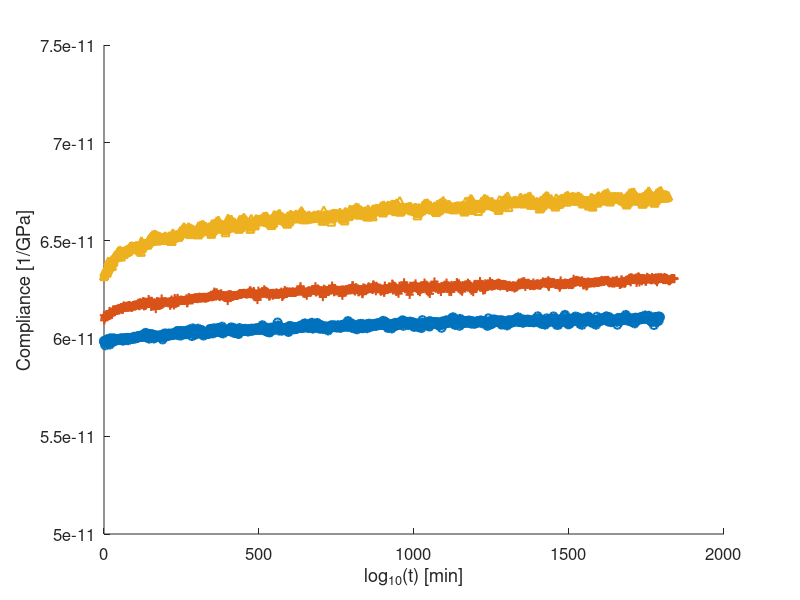
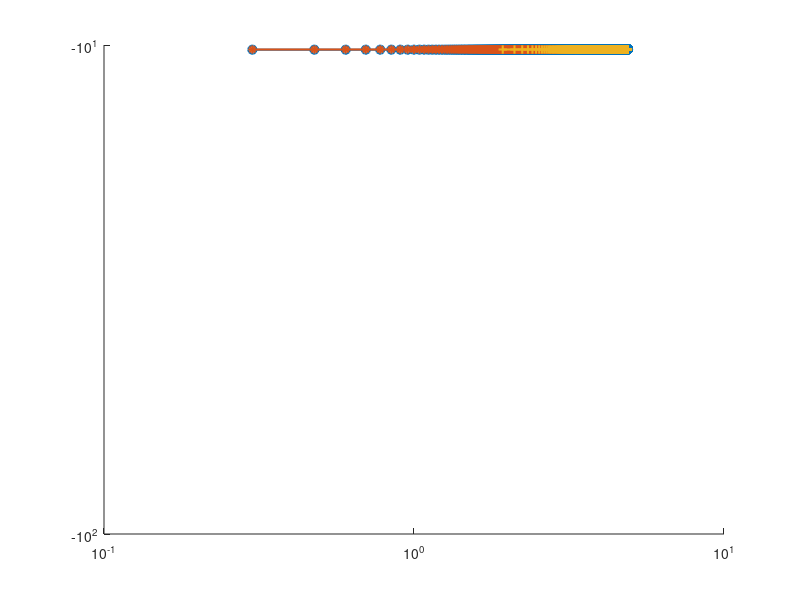

Here is the MATLAB script that generated these plots, in order: (Note: this script raises an error after producing the figures.)
clear
close all
% Shifting algorithm is from "The closed form t-T-P shifting (CFS)
% algorithm" by M. Gergesova, B. Zupancic, I. Saprunov, and I. Emri
comp = load('GF12-01-comp-test');
comp = comp.comp;
exp_time = load('GF12-01-rt-test');
exp_time = exp_time.ref_time;
temps = [35, 45, 60]; % temp in degC
tref = temps(1);
% 
figure()
marker = ['o+^d'];
for k = 1:length(temps)
    hold on
    plot(exp_time{k}, comp{k}, marker(k),'Linewidth', 1.5)
end
xlabel('log_{10}(t) [min]')
ylabel('Compliance [1/GPa]')
set(gca, 'Fontsize', 12)

% times = raw_times;
% comp = log10(raw_comp);
ref_time = log10(exp_time{1}(3:end));
ref_comp = log10(comp{1}(3:end));

% figure(), hold on, grid on
for k = 1:length(temps) -1
% find overlab region
    next_time = log10(exp_time{k+1}(3:end));
    next_comp = log10(comp{k+1}(3:end));
%     hold on
%     plot(ref_time,ref_comp)
%     plot(next_time, next_comp)
    [~, ol_start] = min(next_comp);
    [~, ol_end] = max(ref_comp);
    u_ind = find(next_comp(:,1) >= next_comp(ol_start) & next_comp(:,1) <= ref_comp(ol_end));
    l_ind = find(ref_comp(:,1) >= next_comp(ol_start) & ref_comp(:,1) <= ref_comp(ol_end));

    U = [next_time(u_ind), next_comp(u_ind)];
    L = [ref_time(l_ind), ref_comp(l_ind)];

    % A is an intermediate variable representing the area within the overlaping
    % region of the two compliance curves
    A = sum((0.5 * (L(2:end,1) + L(1:end-1,1))) .* (L(2:end,2) - L(1:end-1,2)));

    % b is an intermediate variable
    b = sum((0.5 * (U(2:end,1) + U(1:end-1,1))) .* (U(2:end,2) - U(1:end-1,2)));
    
    try
        log_shift_factor = (A - b) / (L(end,2) - U(1,2));
    catch
        log_shift_factor = nan;
    end
    
    if isnan(log_shift_factor) || isinf(log_shift_factor)
        [fitresult, ~] = ref_best_fit(ref_time(3:end), ref_comp(3:end));
        time = ref_time;
        time_ext = log10(linspace(10^ref_time(end),10^ref_time(end)+100000,100000));
        time(end+1:end+length(time_ext)) = time_ext;
        comp_ext = fitresult.a .* time.^(fitresult.b) + fitresult.c;
        plot(time,comp_ext)
        hold on
        plot(ref_time, ref_comp)
        plot(next_time, next_comp)
        [~, ol_start] = min(next_comp);
        [~, ol_end] = max(comp_ext);
        u_ind = find(next_comp(:,1) >= next_comp(ol_start) & next_comp(:,1) <= comp_ext(ol_end));
        l_ind = find(comp_ext(:,1) >= next_comp(ol_start) & comp_ext(:,1) <= comp_ext(ol_end));

        U = [next_time(u_ind), next_comp(u_ind)];
        L = [time(l_ind), comp_ext(l_ind)];

        % A is an intermediate variable representing the area within the overlaping
        % region of the two compliance curves
        A = sum((0.5 * (L(2:end,1) + L(1:end-1,1))) .* (L(2:end,2) - L(1:end-1,2)));

        % b is an intermediate variable
        b = sum((0.5 * (U(2:end,1) + U(1:end-1,1))) .* (U(2:end,2) - U(1:end-1,2)));

        log_shift_factor = (A - b) / (L(end,2) - U(1,2));
    end
        
    shift_factor = 10^(log_shift_factor);
    shifted_time = next_time + log_shift_factor;
    ref_time = [ref_time; shifted_time];
    ref_comp = [ref_comp; next_comp];
    
    figure(), hold on
    loglog(ref_time, ref_comp, '-o', 'LineWidth', 1.5)
    loglog(next_time, next_comp, '-*', 'LineWidth', 1.5)
    loglog(shifted_time, next_comp, '-+', 'LineWidth', 1.5)
end
xlabel('log(t) [min]')
ylabel('log(D) [1/GPa]')

mc = 10.^ref_comp;

[fitresult, gof] = ref_best_fit(ref_time(3:end), ref_comp(3:end));
fit_time = linspace(ref_time(1),ref_time(end),length(ref_time));
fit_comp = fitresult.a .* fit_time.^(fitresult.b) + fitresult.c;

figure()
hold on
plot(ref_time,mc, 'k^', 'LineWidth', 1.5)
marker = ['o+^d'];
for k = 1:length(temps)
    hold on
    plot(log10(exp_time{k}), comp{k}, marker(k),'Linewidth', 1.5)
end
plot(fit_time,10.^fit_comp, '-', 'Linewidth', 1.5)
grid on
set(gca, 'Fontsize', 12)
xlabel('log_{10}(t) [min]')
ylabel('Compliance [1/GPa]')
legend({'Shifted Curves', '30^oC', '45^oC', '60^oC', 'Master Curve'},...
    'Location', 'southeast')

